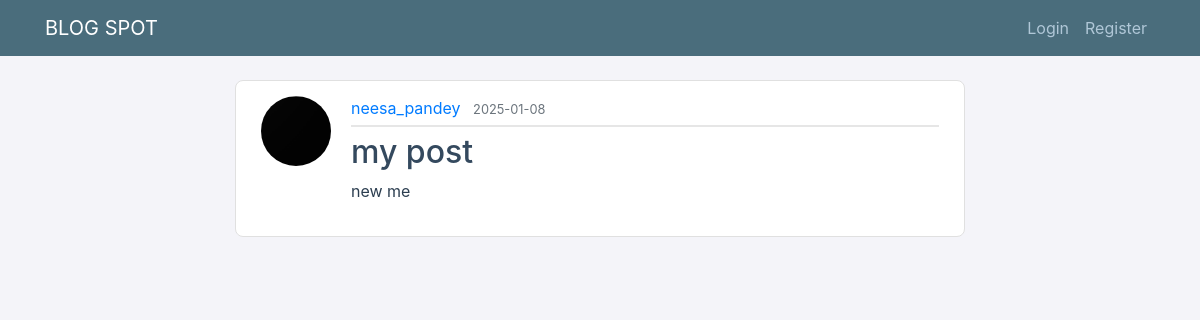
Screenshot of /post/3 with the database file from the repository.
### blogweb/models.py (models this page shows, shortened)
class User(db.Model,UserMixin):
    id = db.Column(db.Integer,primary_key=True)
    username = db.Column(db.String(20) , unique=True , nullable = False)
    email = db.Column(db.String(120) , unique=True , nullable = False)
    profile = db.Column(db.String(20),nullable=False,default='default.jpg')
    password = db.Column(db.String(60),nullable=False)
    posts = db.relationship('Post',backref='author',lazy=True)

class Post(db.Model):
    id = db.Column(db.Integer,primary_key=True)
    title=db.Column(db.String(100) ,nullable=False)
    date_posted = db.Column(db.DateTime,nullable=False,default=datetime.utcnow)
    content = db.Column(db.Text,nullable=False)
    user_id = db.Column(db.Integer,db.ForeignKey('user.id'),nullable=False)

### blogweb/posts/routes.py (the view)
@posts.route("/post/<int:post_id>")
def post(post_id):
    post = Post.query.get_or_404(post_id)
    return render_template('post.html',title = post.title ,post =post)

### blogweb/templates/post.html (shortened to what this page needs)
{% extends "layout.html" %}
{% block content %}
    <article class="media content-section">
        <img class="rounded-circle article-img" src="{{url_for('static',filename='profilefile/' + post.author.profile)}}">
        <div class="media-body">
        <div class="article-metadata">
            <a class="mr-2" href="{{url_for('main.account', username=post.author.username)}}">{{ post.author.username }}</a>
            <small class="text-muted">{{ post.date_posted.strftime('%Y-%m-%d') }}</small>
        </div>
        <h2><a class="article-title"> {{ post.title }}</a></h2>
        <p class="article-content">{{ post.content }}</p>
        </div>
    </article>
{% endblock content %}

### blogweb/static/main.css (style rules this page uses)
body { background: #f4f4f9; color: #2c3e50; margin-top: 5rem; }
h1, h2, h3, h4, h5, h6 { color: #34495e; }
.content-section { background: #ffffff; padding: 15px 25px; border: 1px solid #e0e0e0; border-radius: 8px; margin-bottom: 25px; }
.article-title { color: #2c3e50; }
.article-content { white-space: pre-line; line-height: 1.6; }
.article-img { height: 70px; width: 70px; margin-right: 20px; }
.article-metadata { padding-bottom: 5px; margin-bottom: 6px; border-bottom: 2px solid #e6e6e6; }

### rows the page displays
User: profile (placeholder picture), author.username "neesa_pandey"
Post: date_posted "2025-01-08", title "my post", content "new me"
